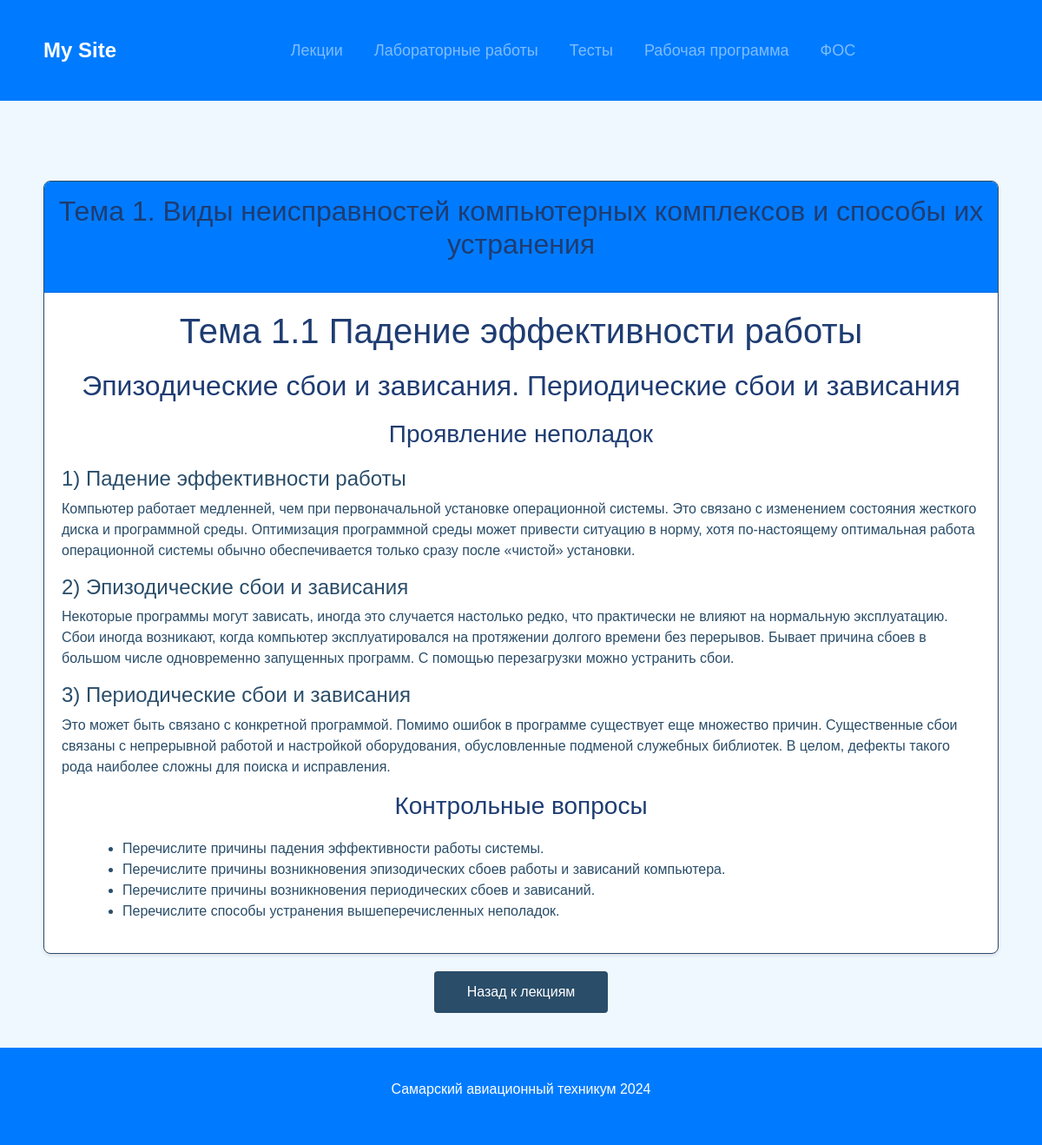
Page /lectures/tema-1-vidy-neispravnostej-kompyuternyh-kompleksov/ on the committed database.
### lectures/models.py (models this page shows, shortened)
class Lecture(models.Model):
    title = models.CharField(max_length=200)
    slug = models.SlugField(unique=True, blank=True)
    description = models.TextField()  # Краткое описание лекции
    content = models.TextField(default='')
    image1 = models.FileField(
        upload_to='lecture_images/', blank=True, null=True)
    image2 = models.FileField(
        upload_to='lecture_images/', blank=True, null=True)
    image3 = models.FileField(
        upload_to='lecture_images/', blank=True, null=True)
    image4 = models.FileField(
        upload_to='lecture_images/', blank=True, null=True)
    image5 = models.FileField(
        upload_to='lecture_images/', blank=True, null=True)
    image6 = models.FileField(
        upload_to='lecture_images/', blank=True, null=True)
    @property
    def images(self):
        return [self.image1, self.image2, self.image3, self.image4, self.image5, self.image6]

### lectures/views.py (the view)
def lecture_detail(request, slug):
    lecture = get_object_or_404(Lecture, slug=slug)
    return render(request, 'lectures/lecture_detail.html', {'lecture': lecture})

### lectures/templatetags/custom_tags.py (called while the page is built)
@register.filter
def replace_images(content, images):
    for i, image in enumerate(images, start=1):
        if image:
            marker = f'[image{i}]'
            img_tag = f'<img src="{image.url}" alt="Image {i}" class="img-fluid custom-img mx-auto d-block">'  # Добавляем классы для центрирования
            content = content.replace(marker, img_tag)
    return content

### lectures/templates/lectures/lecture_detail.html (shortened to what this page needs)
{% extends "main/base.html" %}
{% load static %}
{% load custom_tags %}
{% block content %}
<div class="card mt-5">
    <div class="card-header bg-primary text-white">
        <h2>{{ lecture.title }}</h2>
    </div>
    <div class="card-body">
        <div class="card-text">{{ lecture.content|replace_images:lecture.images|safe }}</div>
    </div>
</div>
<a href="{% url 'lecture_list' %}" class="btn btn-primary mt-3">Назад к лекциям</a>
{% endblock %}

### static/css/styles.css (style rules this page uses)
:root { --primary-color: #1e3c72; --secondary-color: #2a4d69; --background-color: #f0f8ff; --text-color: #2a4d69; --hover-color: #b3cde0; --card-background-color: #fff; }
body { background-color: var(--background-color); font-family: 'Arial', sans-serif; margin: 0; padding: 0; display: flex; flex-direction: column; min-height: 100vh; }
h1, h2, h3 { color: var(--primary-color); margin-bottom: 20px; text-align: center; }
.btn-primary { background-color: var(--secondary-color); border: none; border-radius: 4px; color: #fff; font-size: 16px; padding: 12px 24px; display: block; width: 200px; margin: 20px auto; text-align: center; text-decoration: none; transition: background-color 0.3s ease; }
ul { list-style-type: disc; margin-left: 30px; }
a { color: var(--secondary-color); text-decoration: none; transition: color 0.3s ease; }
.card { background-color: var(--card-background-color); border: 1px solid var(--secondary-color); border-radius: 8px; box-shadow: 0 2px 4px rgba(0, 0, 0, 0.1); margin-bottom: 20px; overflow: hidden; }
.card-header { background-color: var(--primary-color); color: #fff; padding: 15px; font-size: 20px; font-weight: bold; }
.card-body { padding: 20px; }
.card-text { color: var(--text-color); font-size: 16px; }

### rows in the picture
Lecture: title "Тема 1. Виды неисправностей компьютерных комплексов и способы их устранения", content "Тема 1.1 Падение эффективности работы Эпизодические сбои и зависания. Периодические сбои и зависания Проявление неполадок 1) Падение эффективности работы Компьютер работает медленней, чем при первоначальной установке операционной системы. Это связано с изменением состояния жесткого диска и программной среды. Оптимизация программной среды может привести ситуацию в норму, хотя по-настоящему оптимальная работа операционной системы обычно обеспечивается только сразу после «чистой» установки. 2) Эпизодические сбои и зависания Некоторые программы могут зависать, иногда это случается настолько редко, что практически не влияют на нормальную эксплуатацию. Сбои иногда возникают, когда компьютер…"
